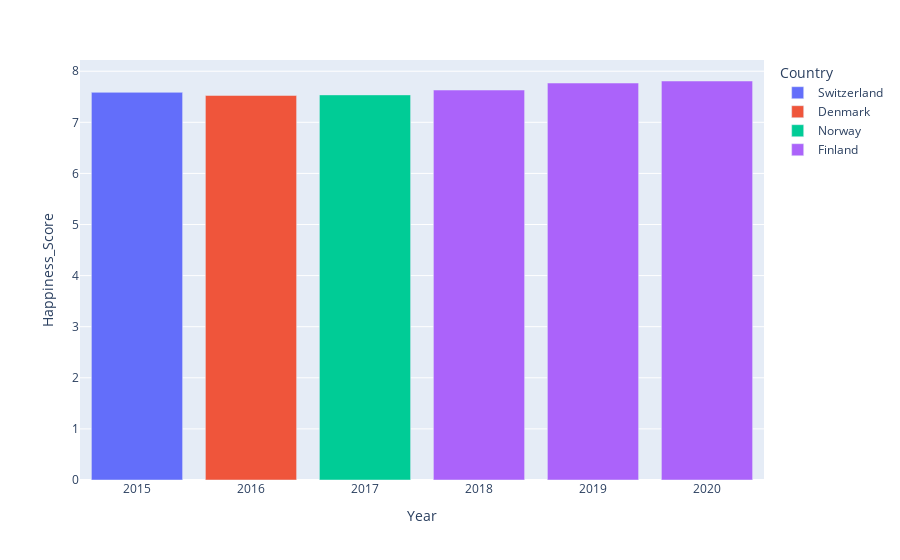

Notebook code for this chart:
### Markdown cell above
**Most happy countries by years**

### Code cell
most_hap = pd.DataFrame()
for year in gdp_5['Year'].unique():
     most_hap=most_hap.append(gdp_5[( gdp_5['Year'] ==year)].iloc[0])
            
plt.figure(figsize=(6, 3))  
fig = px.bar(data_frame=most_hap, 
             x='Year', y=most_hap['Happiness_Score'], color = 'Country')
fig.show()

### Figure 1 — Plotly figure (JSON) as saved in the notebook; plotly's stock layout.template omitted (floating-point values rounded to 4 significant figures)
{"data": [{"alignmentgroup": "True", "hovertemplate": "Country=Switzerland<br>Year=%{x}<br>Happiness_Score=%{y}<extra></extra>", "legendgroup": "Switzerland", "marker": {"color": "#636efa"}, "name": "Switzerland", "offsetgroup": "Switzerland", "orientation": "v", "showlegend": true, "textposition": "auto", "type": "bar", "x": [2015], "xaxis": "x", "y": [7.587], "yaxis": "y"}, {"alignmentgroup": "True", "hovertemplate": "Country=Denmark<br>Year=%{x}<br>Happiness_Score=%{y}<extra></extra>", "legendgroup": "Denmark", "marker": {"color": "#EF553B"}, "name": "Denmark", "offsetgroup": "Denmark", "orientation": "v", "showlegend": true, "textposition": "auto", "type": "bar", "x": [2016], "xaxis": "x", "y": [7.526], "yaxis": "y"}, {"alignmentgroup": "True", "hovertemplate": "Country=Norway<br>Year=%{x}<br>Happiness_Score=%{y}<extra></extra>", "legendgroup": "Norway", "marker": {"color": "#00cc96"}, "name": "Norway", "offsetgroup": "Norway", "orientation": "v", "showlegend": true, "textposition": "auto", "type": "bar", "x": [2017], "xaxis": "x", "y": [7.537], "yaxis": "y"}, {"alignmentgroup": "True", "hovertemplate": "Country=Finland<br>Year=%{x}<br>Happiness_Score=%{y}<extra></extra>", "legendgroup": "Finland", "marker": {"color": "#ab63fa"}, "name": "Finland", "offsetgroup": "Finland", "orientation": "v", "showlegend": true, "textposition": "auto", "type": "bar", "x": [2018, 2019, 2020], "xaxis": "x", "y": [7.632, 7.769, 7.809], "yaxis": "y"}], "layout": {"autosize": true, "barmode": "relative", "legend": {"title": {"text": "Country"}, "tracegroupgap": 0}, "margin": {"t": 60}, "xaxis": {"anchor": "y", "autorange": true, "domain": [0, 1], "range": [2014.0, 2020.0], "title": {"text": "Year"}, "type": "linear"}, "yaxis": {"anchor": "x", "autorange": true, "domain": [0, 1], "range": [0, 8.22], "title": {"text": "Happiness_Score"}, "type": "linear"}}}
